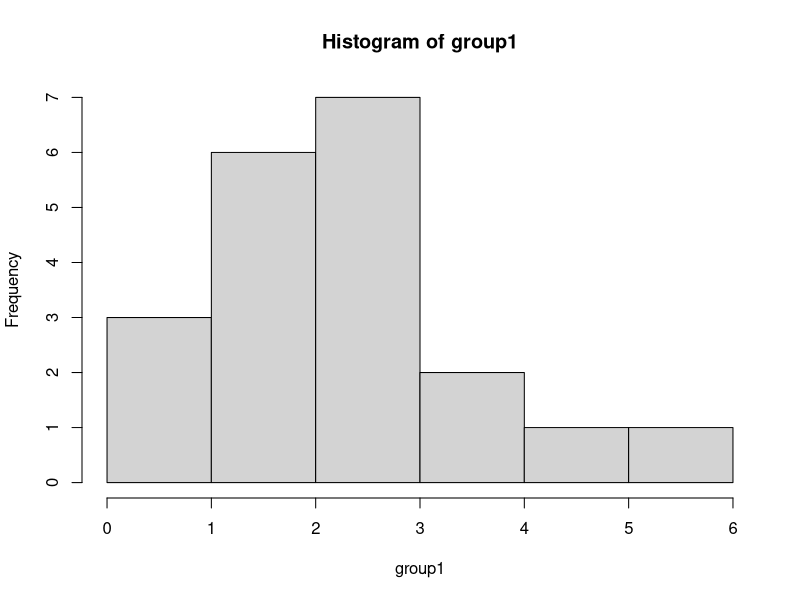
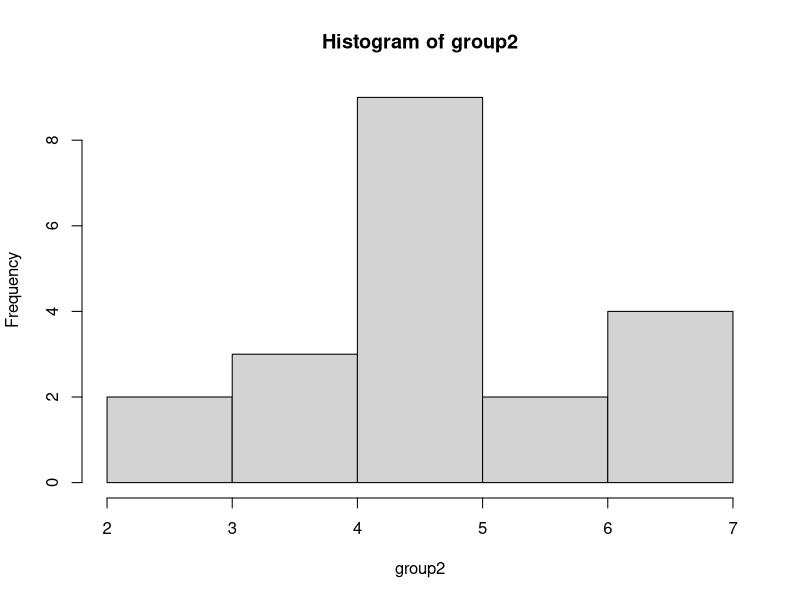
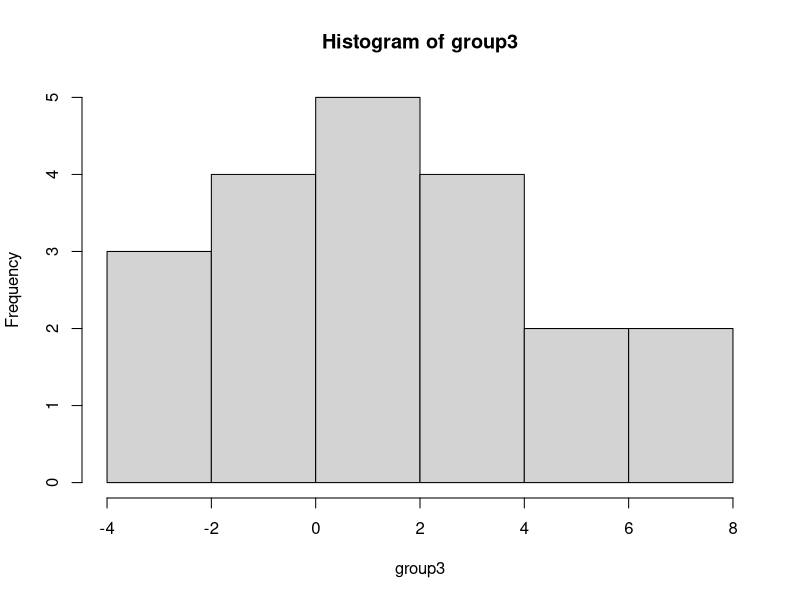
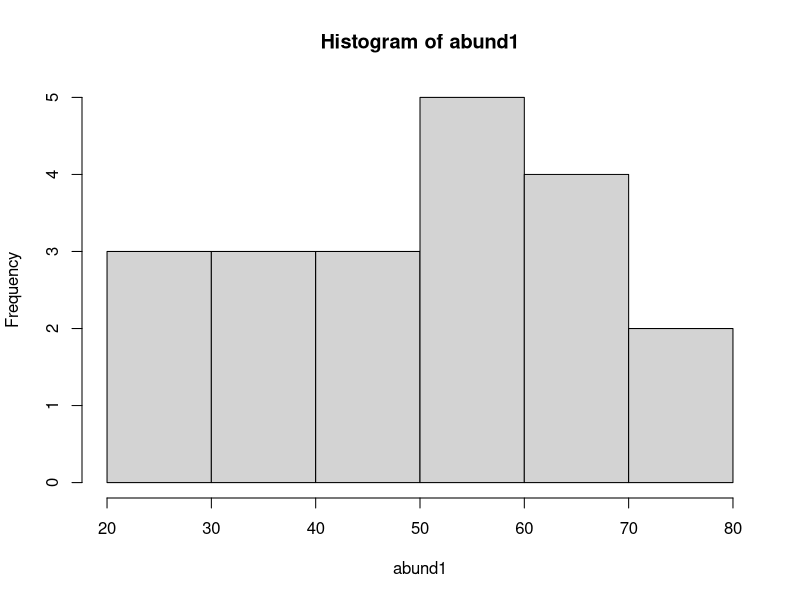
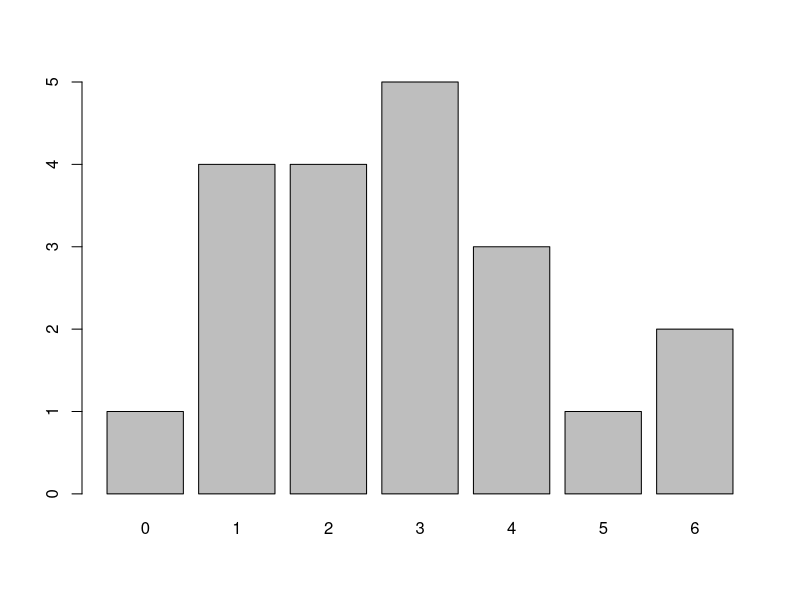
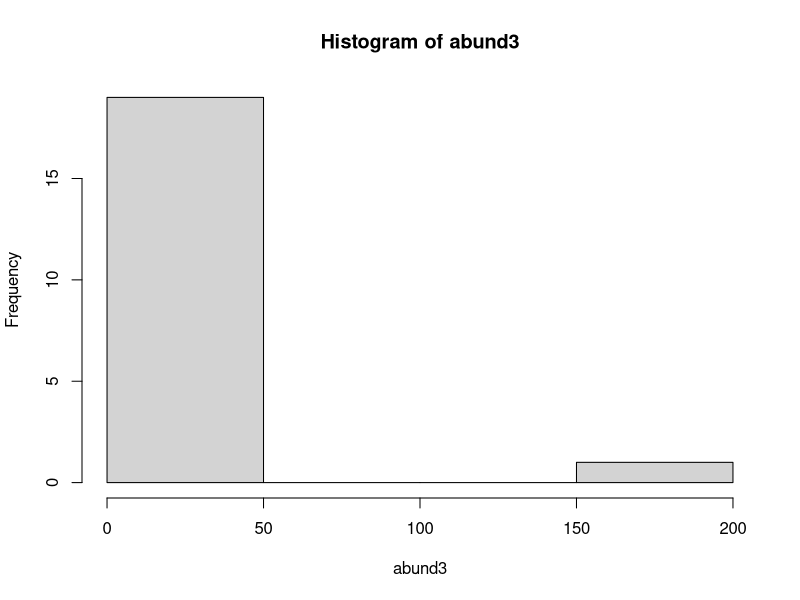

Reproduce these figures in R, in order. (Note: this script raises an error after producing the figures.)
######################################
# BIO 381 tutorial: data sims        #
# 16 Mar 2022                        #
######################################

# Why simulate data?
# Saves time: write parts of code before you have data
# Acts as a baseline for comparisons: check assumptions in your data
# Test new stats techniques

# Part 1: Normally-distributed data --------------------------
# Start with groups of data
# for t-tests or ANOVA

# Simulate groups with 20 observations
group1 <- rnorm(n = 20,mean = 2,sd = 1)
hist(group1)

# Change some parameters
group2 <- rnorm(n=20,mean=5,sd=1)
group3 <- rnorm(n=20,mean=2,sd=3)

hist(group2)
hist(group3)

# Simulate data for a linear regression
# Two continuous normal variables
# Start simple: assume an intercept of 0
# Call the slope beta1
# x is the predictor variable

# start with constant slope
beta1 <- 1

# our predictor variable is normally distributed
x <- rnorm(n=20)

# linear model:
y <- beta1*x

# you can play with different slopes
beta1 <- 1.5
y <- beta1*x

# you can also add an intercept:
beta0 <- 2
y <- beta0 + beta1*x

# adding covariates
# you can draw your covariate from a different distribution

# Part 2: abundance/count data ---------------------
# Option 1: data are normal-ish
# use round() to remove decimals
abund1 <- round(rnorm(n=20,mean=50,sd=10))
hist(abund1)

# Option 2: Poisson distribution
abund2 <- rpois(n=20,lambda=3)
barplot(table(abund2))

# Sometimes the environment affects counts
# To account for that, first create our lambdas
# Then use lambdas to get counts

# Use a regression to get intial values
pre.lambda <- beta0 + beta1*x
# inverse log to make lambdas positive
lambda <- exp(pre.lambda)

# Use created lambdas to get counts
abund3 <- rpois(n=20,lambda=lambda)
hist(abund3)

# Part 3: Occupancy, presence/absence data ------------
# Option 1: getting probs from a beta distribution
probs <- rbeta(n=20,shape=1,shape2=1)
occ1 <- rbinom(n=20,size=1,prob=probs)
print(occ1)

# Option 2: occupancy with a covariate
# similar to above, except we're generating probs,
#not lambdas

pre.probs <- beta0 + beta1*x
print(pre.probs)

# Convert to 0-1 scale
psi <- inv.logit(pre.probs)

# Create new occupancy values:
occ2 <- rbinom(n=20,size=1,prob=psi)
print(occ2)
